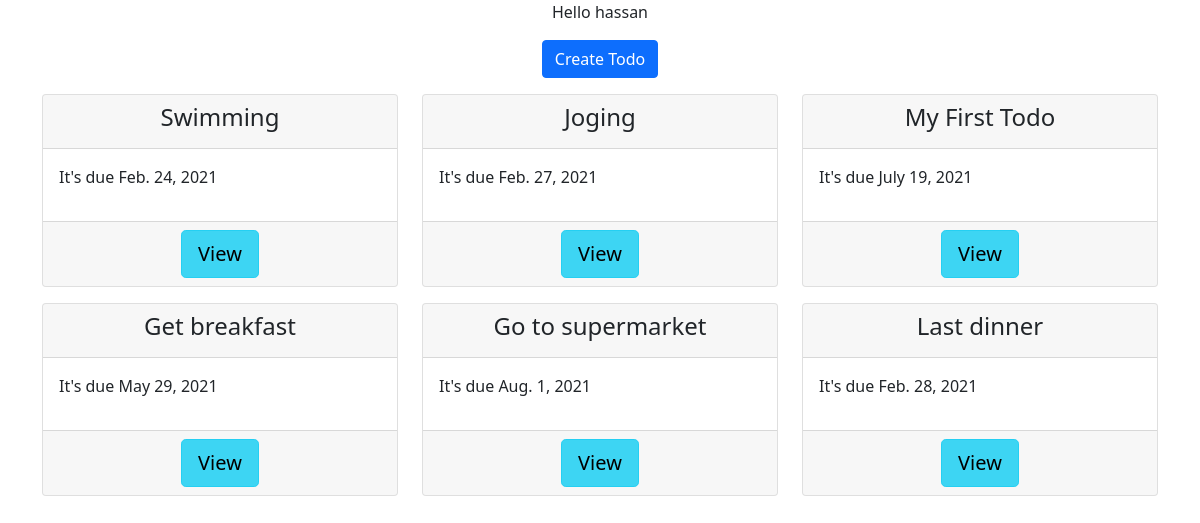
The app's page / (signed in) with its own data.
### todo/models.py (models this page shows, shortened)
class Todo(models.Model):
    name = models.CharField(max_length=100)
    due_date = models.DateField()

### todo/views.py (the view)
# urls.py: path("", todo_list),
def todo_list(request):
    todolist = Todo.objects.all()
    context = {
        "todos": todolist,
    }
    return render(request, "todo/todo_list.html", context)

### todo/templates/todo/todo_list.html
{% extends 'base.html' %}
{% block content%}
        <div class="text-center">
        <p>
            {% if request.user.is_authenticated %}
                Hello {{request.user.username}}
            {% else %}
                Helllo anonymous user
            {% endif %}
        </p>
        <a class="btn btn-primary" href="/create"> Create Todo</a>
        </div>
        <div class="row ">
            {% for todo in todos %}
            <div class="col-4">
                <div class="card mt-3">
                    <div class="card-header  text-center">
                        <h4>{{todo.name}}</h4>
                    </div>
                    <div class="card-body">
                        <p>It's due {{todo.due_date}}</p>
                    </div>
                    <div class="card-footer text-center">
                        <a href="/{{todo.id}}" class="btn btn-info btn-lg active" role="button" aria-pressed="true">View</a>
                    </div>
                </div>
            </div>
            {% endfor%}
        </div>
{% endblock%}

### records on screen
Todo: name "Swimming", due_date "Feb. 24, 2021"
Todo: name "Joging", due_date "Feb. 27, 2021"
Todo: name "My First Todo", due_date "July 19, 2021"
Todo: name "Get breakfast", due_date "May 29, 2021"
Todo: name "Go to supermarket", due_date "Aug. 1, 2021"
Todo: name "Last dinner", due_date "Feb. 28, 2021"

### other values on screen
{{ request.user.username }} "hassan"
